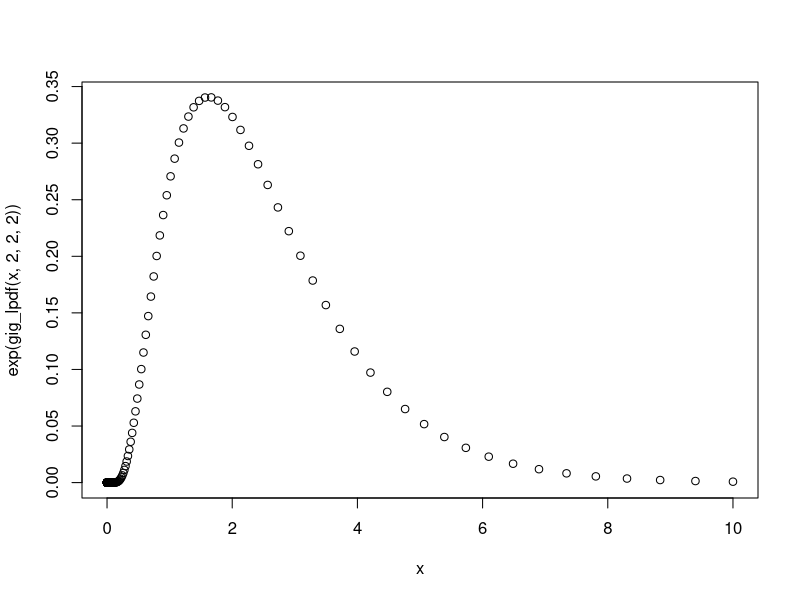

Reproduce this figure in R.
gig_lpdf <- function(x,p,a,b) {
  (p * 0.5 * log(a / b)
      - log(2 * besselK(sqrt(a * b), p))
      + (p - 1) * log(x)
      - (a * x + b / x) * 0.5
  )
}

x <- exp(seq(-10,log(10),length.out=200))
plot(x,exp(gig_lpdf(x,2,2,2)))
